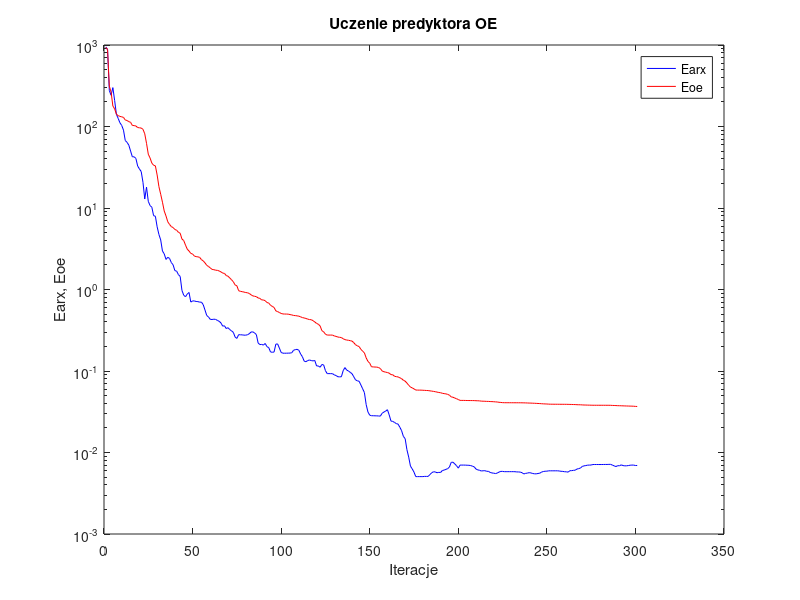
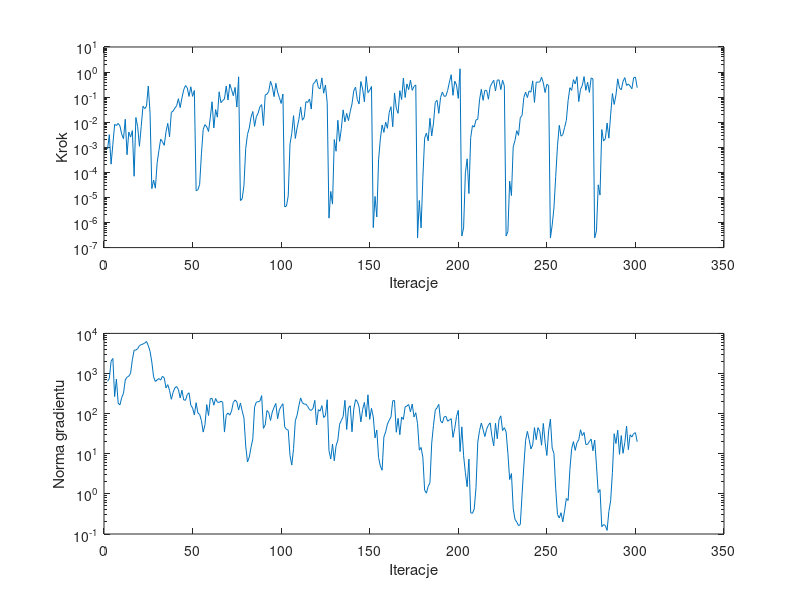

Reproduce these figures in MATLAB, in order.
%uczenie predyktora oe
clear all;
n=0; farx(n+1)=9.482188e+002; foe(n+1)=9.308344e+002; wspucz(n+1)=0.000000e+000; ng(n+1)=0.000000e+000;
%odnowa zmiennej metryki
n=1; farx(n+1)=8.802704e+002; foe(n+1)=8.831379e+002; krok(n+1)=8.528685e-004; ng(n+1)=6.431319e+002;
n=2; farx(n+1)=2.762104e+002; foe(n+1)=3.133307e+002; krok(n+1)=3.176507e-003; ng(n+1)=7.466725e+002;
n=3; farx(n+1)=2.419344e+002; foe(n+1)=2.645536e+002; krok(n+1)=2.125792e-004; ng(n+1)=2.020492e+003;
n=4; farx(n+1)=3.000747e+002; foe(n+1)=1.784079e+002; krok(n+1)=1.317301e-003; ng(n+1)=2.375561e+003;
n=5; farx(n+1)=2.088704e+002; foe(n+1)=1.646764e+002; krok(n+1)=8.202462e-003; ng(n+1)=2.661218e+002;
n=6; farx(n+1)=1.413522e+002; foe(n+1)=1.414926e+002; krok(n+1)=7.385876e-003; ng(n+1)=7.279628e+002;
n=7; farx(n+1)=1.255766e+002; foe(n+1)=1.359772e+002; krok(n+1)=8.966852e-003; ng(n+1)=1.817705e+002;
n=8; farx(n+1)=1.110376e+002; foe(n+1)=1.330410e+002; krok(n+1)=7.088910e-003; ng(n+1)=1.654122e+002;
n=9; farx(n+1)=1.030475e+002; foe(n+1)=1.314704e+002; krok(n+1)=3.303815e-003; ng(n+1)=2.516491e+002;
n=10; farx(n+1)=9.023246e+001; foe(n+1)=1.293278e+002; krok(n+1)=2.201622e-003; ng(n+1)=3.209206e+002;
n=11; farx(n+1)=6.729251e+001; foe(n+1)=1.202325e+002; krok(n+1)=1.309024e-002; ng(n+1)=6.899589e+002;
n=12; farx(n+1)=6.394980e+001; foe(n+1)=1.185054e+002; krok(n+1)=5.061965e-004; ng(n+1)=8.068366e+002;
n=13; farx(n+1)=5.904744e+001; foe(n+1)=1.147333e+002; krok(n+1)=4.077649e-003; ng(n+1)=8.617645e+002;
n=14; farx(n+1)=5.003536e+001; foe(n+1)=1.125916e+002; krok(n+1)=2.561707e-003; ng(n+1)=1.008954e+003;
n=15; farx(n+1)=4.246047e+001; foe(n+1)=1.030788e+002; krok(n+1)=4.609950e-003; ng(n+1)=2.191199e+003;
n=16; farx(n+1)=4.249493e+001; foe(n+1)=1.025950e+002; krok(n+1)=7.005353e-005; ng(n+1)=3.821452e+003;
n=17; farx(n+1)=4.056594e+001; foe(n+1)=1.014983e+002; krok(n+1)=1.542628e-002; ng(n+1)=3.836200e+003;
n=18; farx(n+1)=3.273629e+001; foe(n+1)=9.706764e+001; krok(n+1)=6.669234e-003; ng(n+1)=4.159964e+003;
n=19; farx(n+1)=3.013786e+001; foe(n+1)=9.648167e+001; krok(n+1)=1.093065e-003; ng(n+1)=4.938085e+003;
n=20; farx(n+1)=2.801912e+001; foe(n+1)=9.570008e+001; krok(n+1)=6.734730e-003; ng(n+1)=5.257556e+003;
n=21; farx(n+1)=2.067233e+001; foe(n+1)=9.244152e+001; krok(n+1)=4.346837e-002; ng(n+1)=5.428374e+003;
n=22; farx(n+1)=1.289626e+001; foe(n+1)=8.137902e+001; krok(n+1)=3.468850e-002; ng(n+1)=5.753614e+003;
n=23; farx(n+1)=1.802454e+001; foe(n+1)=6.220180e+001; krok(n+1)=4.346837e-002; ng(n+1)=6.292989e+003;
n=24; farx(n+1)=1.208017e+001; foe(n+1)=4.573669e+001; krok(n+1)=2.785378e-001; ng(n+1)=4.949061e+003;
n=25; farx(n+1)=1.070405e+001; foe(n+1)=4.108252e+001; krok(n+1)=2.254527e-002; ng(n+1)=3.571315e+003;
%odnowa zmiennej metryki
n=26; farx(n+1)=1.023290e+001; foe(n+1)=3.558278e+001; krok(n+1)=2.253084e-005; ng(n+1)=1.922082e+003;
n=27; farx(n+1)=8.050339e+000; foe(n+1)=3.347215e+001; krok(n+1)=4.888219e-005; ng(n+1)=8.256108e+002;
n=28; farx(n+1)=7.928239e+000; foe(n+1)=3.289151e+001; krok(n+1)=2.343658e-005; ng(n+1)=6.320964e+002;
n=29; farx(n+1)=5.874469e+000; foe(n+1)=2.540756e+001; krok(n+1)=2.390962e-004; ng(n+1)=6.922760e+002;
n=30; farx(n+1)=4.733067e+000; foe(n+1)=1.828693e+001; krok(n+1)=7.528887e-004; ng(n+1)=7.491011e+002;
n=31; farx(n+1)=4.058578e+000; foe(n+1)=1.475327e+001; krok(n+1)=2.110724e-003; ng(n+1)=6.838695e+002;
n=32; farx(n+1)=2.966459e+000; foe(n+1)=1.177866e+001; krok(n+1)=1.670300e-003; ng(n+1)=8.561995e+002;
n=33; farx(n+1)=2.736538e+000; foe(n+1)=9.181383e+000; krok(n+1)=1.194008e-003; ng(n+1)=7.735447e+002;
n=34; farx(n+1)=2.338457e+000; foe(n+1)=7.984847e+000; krok(n+1)=4.175393e-003; ng(n+1)=4.377271e+002;
n=35; farx(n+1)=2.486194e+000; foe(n+1)=6.774541e+000; krok(n+1)=9.010365e-003; ng(n+1)=5.279128e+002;
n=36; farx(n+1)=2.404259e+000; foe(n+1)=6.284228e+000; krok(n+1)=2.634602e-003; ng(n+1)=3.797369e+002;
n=37; farx(n+1)=2.142168e+000; foe(n+1)=5.911915e+000; krok(n+1)=2.452306e-002; ng(n+1)=2.283300e+002;
n=38; farx(n+1)=2.008948e+000; foe(n+1)=5.759026e+000; krok(n+1)=2.785422e-002; ng(n+1)=3.375711e+002;
n=39; farx(n+1)=1.704435e+000; foe(n+1)=5.448115e+000; krok(n+1)=3.633140e-002; ng(n+1)=4.371771e+002;
n=40; farx(n+1)=1.680809e+000; foe(n+1)=5.339277e+000; krok(n+1)=4.517978e-002; ng(n+1)=4.730350e+002;
n=41; farx(n+1)=1.523127e+000; foe(n+1)=5.035774e+000; krok(n+1)=8.662598e-002; ng(n+1)=3.994741e+002;
n=42; farx(n+1)=1.446667e+000; foe(n+1)=4.904494e+000; krok(n+1)=3.820826e-002; ng(n+1)=2.467863e+002;
n=43; farx(n+1)=9.749671e-001; foe(n+1)=4.159802e+000; krok(n+1)=9.327289e-002; ng(n+1)=3.838668e+002;
n=44; farx(n+1)=8.510896e-001; foe(n+1)=3.990541e+000; krok(n+1)=1.961845e-001; ng(n+1)=2.196771e+002;
n=45; farx(n+1)=8.150222e-001; foe(n+1)=3.508113e+000; krok(n+1)=2.894475e-001; ng(n+1)=2.156959e+002;
n=46; farx(n+1)=8.791774e-001; foe(n+1)=3.126362e+000; krok(n+1)=2.343012e-001; ng(n+1)=2.985551e+002;
n=47; farx(n+1)=9.199344e-001; foe(n+1)=2.965348e+000; krok(n+1)=1.067078e-001; ng(n+1)=3.310843e+002;
n=48; farx(n+1)=7.006593e-001; foe(n+1)=2.771870e+000; krok(n+1)=2.584327e-001; ng(n+1)=1.620821e+002;
n=49; farx(n+1)=7.242476e-001; foe(n+1)=2.728167e+000; krok(n+1)=1.071906e-001; ng(n+1)=1.386151e+002;
n=50; farx(n+1)=7.240375e-001; foe(n+1)=2.572695e+000; krok(n+1)=1.845727e-001; ng(n+1)=9.340730e+001;
%odnowa zmiennej metryki
n=51; farx(n+1)=7.129266e-001; foe(n+1)=2.531970e+000; krok(n+1)=1.854561e-005; ng(n+1)=1.871023e+002;
n=52; farx(n+1)=7.104824e-001; foe(n+1)=2.515063e+000; krok(n+1)=2.018691e-005; ng(n+1)=1.041046e+002;
n=53; farx(n+1)=6.990819e-001; foe(n+1)=2.478668e+000; krok(n+1)=3.351833e-005; ng(n+1)=9.499624e+001;
n=54; farx(n+1)=7.003974e-001; foe(n+1)=2.326113e+000; krok(n+1)=5.504055e-004; ng(n+1)=6.682303e+001;
n=55; farx(n+1)=6.521288e-001; foe(n+1)=2.245132e+000; krok(n+1)=5.208348e-003; ng(n+1)=3.469513e+001;
n=56; farx(n+1)=5.604471e-001; foe(n+1)=2.124051e+000; krok(n+1)=8.023134e-003; ng(n+1)=5.306687e+001;
n=57; farx(n+1)=4.795936e-001; foe(n+1)=1.979940e+000; krok(n+1)=6.528768e-003; ng(n+1)=1.674370e+002;
n=58; farx(n+1)=4.598323e-001; foe(n+1)=1.915248e+000; krok(n+1)=4.258262e-003; ng(n+1)=9.002762e+001;
n=59; farx(n+1)=4.300175e-001; foe(n+1)=1.841099e+000; krok(n+1)=1.503401e-002; ng(n+1)=2.367366e+002;
n=60; farx(n+1)=4.283508e-001; foe(n+1)=1.765407e+000; krok(n+1)=6.544743e-002; ng(n+1)=2.400069e+002;
n=61; farx(n+1)=4.323493e-001; foe(n+1)=1.751326e+000; krok(n+1)=5.924781e-003; ng(n+1)=1.626302e+002;
n=62; farx(n+1)=4.297933e-001; foe(n+1)=1.725387e+000; krok(n+1)=3.196395e-002; ng(n+1)=2.387805e+002;
n=63; farx(n+1)=4.176597e-001; foe(n+1)=1.717300e+000; krok(n+1)=1.589439e-002; ng(n+1)=1.935467e+002;
n=64; farx(n+1)=4.073162e-001; foe(n+1)=1.689751e+000; krok(n+1)=1.631115e-001; ng(n+1)=1.901536e+002;
n=65; farx(n+1)=3.891850e-001; foe(n+1)=1.645273e+000; krok(n+1)=6.013962e-002; ng(n+1)=2.035581e+002;
n=66; farx(n+1)=3.552582e-001; foe(n+1)=1.590009e+000; krok(n+1)=7.392724e-002; ng(n+1)=1.925375e+002;
n=67; farx(n+1)=3.590210e-001; foe(n+1)=1.576046e+000; krok(n+1)=8.452076e-002; ng(n+1)=3.473920e+001;
n=68; farx(n+1)=3.318343e-001; foe(n+1)=1.483952e+000; krok(n+1)=2.785378e-001; ng(n+1)=9.141905e+001;
n=69; farx(n+1)=3.400893e-001; foe(n+1)=1.455421e+000; krok(n+1)=7.689657e-002; ng(n+1)=1.037826e+002;
n=70; farx(n+1)=3.223461e-001; foe(n+1)=1.383604e+000; krok(n+1)=3.329123e-001; ng(n+1)=9.151254e+001;
n=71; farx(n+1)=3.105287e-001; foe(n+1)=1.317261e+000; krok(n+1)=1.981558e-001; ng(n+1)=1.161928e+002;
n=72; farx(n+1)=2.982658e-001; foe(n+1)=1.244764e+000; krok(n+1)=1.138873e-001; ng(n+1)=1.908935e+002;
n=73; farx(n+1)=2.614813e-001; foe(n+1)=1.138190e+000; krok(n+1)=2.442288e-001; ng(n+1)=2.187123e+002;
n=74; farx(n+1)=2.509334e-001; foe(n+1)=1.112202e+000; krok(n+1)=4.017657e-002; ng(n+1)=1.945583e+002;
n=75; farx(n+1)=2.792810e-001; foe(n+1)=9.672641e-001; krok(n+1)=6.455021e-001; ng(n+1)=1.229203e+002;
%odnowa zmiennej metryki
n=76; farx(n+1)=2.779594e-001; foe(n+1)=9.494209e-001; krok(n+1)=7.471755e-006; ng(n+1)=1.838766e+002;
n=77; farx(n+1)=2.777351e-001; foe(n+1)=9.410482e-001; krok(n+1)=8.829868e-006; ng(n+1)=1.168455e+002;
n=78; farx(n+1)=2.753417e-001; foe(n+1)=9.301161e-001; krok(n+1)=3.048993e-005; ng(n+1)=7.832265e+001;
n=79; farx(n+1)=2.752208e-001; foe(n+1)=9.178866e-001; krok(n+1)=8.989513e-004; ng(n+1)=1.564393e+001;
n=80; farx(n+1)=2.785560e-001; foe(n+1)=9.120810e-001; krok(n+1)=3.248447e-003; ng(n+1)=6.232993e+000;
n=81; farx(n+1)=2.865294e-001; foe(n+1)=8.941603e-001; krok(n+1)=5.852382e-003; ng(n+1)=8.207623e+000;
n=82; farx(n+1)=3.004824e-001; foe(n+1)=8.617149e-001; krok(n+1)=1.596372e-002; ng(n+1)=1.447888e+001;
n=83; farx(n+1)=3.024927e-001; foe(n+1)=8.356393e-001; krok(n+1)=2.667694e-002; ng(n+1)=2.345718e+001;
n=84; farx(n+1)=2.932222e-001; foe(n+1)=8.252909e-001; krok(n+1)=6.832794e-003; ng(n+1)=1.449838e+002;
n=85; farx(n+1)=2.798350e-001; foe(n+1)=8.171982e-001; krok(n+1)=1.650423e-002; ng(n+1)=1.944505e+002;
n=86; farx(n+1)=2.208827e-001; foe(n+1)=7.881363e-001; krok(n+1)=2.284436e-002; ng(n+1)=1.983328e+002;
n=87; farx(n+1)=2.108120e-001; foe(n+1)=7.778600e-001; krok(n+1)=4.152360e-002; ng(n+1)=2.046103e+002;
n=88; farx(n+1)=2.120609e-001; foe(n+1)=7.456664e-001; krok(n+1)=5.034993e-002; ng(n+1)=2.812994e+002;
n=89; farx(n+1)=2.079822e-001; foe(n+1)=7.439416e-001; krok(n+1)=7.409251e-003; ng(n+1)=4.287600e+001;
n=90; farx(n+1)=2.177034e-001; foe(n+1)=7.280507e-001; krok(n+1)=1.220211e-001; ng(n+1)=5.219491e+001;
n=91; farx(n+1)=1.988065e-001; foe(n+1)=6.917642e-001; krok(n+1)=1.306634e-001; ng(n+1)=1.196953e+002;
n=92; farx(n+1)=1.936144e-001; foe(n+1)=6.821645e-001; krok(n+1)=1.702433e-001; ng(n+1)=1.064215e+002;
n=93; farx(n+1)=1.713083e-001; foe(n+1)=6.402767e-001; krok(n+1)=4.279500e-001; ng(n+1)=6.767551e+001;
n=94; farx(n+1)=1.696952e-001; foe(n+1)=6.207861e-001; krok(n+1)=2.640812e-001; ng(n+1)=1.098005e+002;
n=95; farx(n+1)=1.709993e-001; foe(n+1)=6.021886e-001; krok(n+1)=1.046893e-001; ng(n+1)=1.437942e+002;
n=96; farx(n+1)=2.135532e-001; foe(n+1)=5.467704e-001; krok(n+1)=3.556863e-001; ng(n+1)=1.791684e+002;
n=97; farx(n+1)=2.150711e-001; foe(n+1)=5.356500e-001; krok(n+1)=1.600146e-001; ng(n+1)=7.450574e+001;
n=98; farx(n+1)=1.910055e-001; foe(n+1)=5.221057e-001; krok(n+1)=9.570725e-002; ng(n+1)=1.249101e+002;
n=99; farx(n+1)=1.689449e-001; foe(n+1)=5.086494e-001; krok(n+1)=5.598693e-002; ng(n+1)=1.519062e+002;
n=100; farx(n+1)=1.653054e-001; foe(n+1)=5.010895e-001; krok(n+1)=1.328156e-001; ng(n+1)=1.765338e+002;
%odnowa zmiennej metryki
n=101; farx(n+1)=1.653158e-001; foe(n+1)=5.001416e-001; krok(n+1)=4.211819e-006; ng(n+1)=4.709428e+001;
n=102; farx(n+1)=1.653816e-001; foe(n+1)=4.996117e-001; krok(n+1)=4.531308e-006; ng(n+1)=4.045782e+001;
n=103; farx(n+1)=1.656839e-001; foe(n+1)=4.984254e-001; krok(n+1)=1.161317e-005; ng(n+1)=3.880658e+001;
n=104; farx(n+1)=1.658843e-001; foe(n+1)=4.923150e-001; krok(n+1)=1.350546e-003; ng(n+1)=9.024555e+000;
n=105; farx(n+1)=1.675580e-001; foe(n+1)=4.878647e-001; krok(n+1)=3.572501e-003; ng(n+1)=5.218738e+000;
n=106; farx(n+1)=1.796595e-001; foe(n+1)=4.804278e-001; krok(n+1)=1.829287e-002; ng(n+1)=1.347689e+001;
n=107; farx(n+1)=1.829622e-001; foe(n+1)=4.784039e-001; krok(n+1)=2.254782e-003; ng(n+1)=6.629116e+001;
n=108; farx(n+1)=1.844790e-001; foe(n+1)=4.749477e-001; krok(n+1)=5.945944e-003; ng(n+1)=9.148758e+001;
n=109; farx(n+1)=1.795994e-001; foe(n+1)=4.705029e-001; krok(n+1)=1.290032e-002; ng(n+1)=1.559602e+002;
n=110; farx(n+1)=1.615466e-001; foe(n+1)=4.619716e-001; krok(n+1)=4.076532e-002; ng(n+1)=2.468215e+002;
n=111; farx(n+1)=1.496793e-001; foe(n+1)=4.521924e-001; krok(n+1)=1.199953e-002; ng(n+1)=1.874523e+002;
n=112; farx(n+1)=1.320839e-001; foe(n+1)=4.475625e-001; krok(n+1)=1.540867e-002; ng(n+1)=1.727323e+002;
n=113; farx(n+1)=1.300078e-001; foe(n+1)=4.411103e-001; krok(n+1)=6.601690e-002; ng(n+1)=1.722590e+002;
n=114; farx(n+1)=1.344292e-001; foe(n+1)=4.332123e-001; krok(n+1)=6.153853e-002; ng(n+1)=1.503010e+002;
n=115; farx(n+1)=1.364572e-001; foe(n+1)=4.278671e-001; krok(n+1)=8.430727e-002; ng(n+1)=1.260518e+002;
n=116; farx(n+1)=1.343474e-001; foe(n+1)=4.259104e-001; krok(n+1)=3.339713e-002; ng(n+1)=1.198585e+002;
n=117; farx(n+1)=1.329338e-001; foe(n+1)=4.147083e-001; krok(n+1)=3.262230e-001; ng(n+1)=1.357508e+002;
n=118; farx(n+1)=1.345989e-001; foe(n+1)=3.995615e-001; krok(n+1)=3.870680e-001; ng(n+1)=2.144242e+002;
n=119; farx(n+1)=1.153330e-001; foe(n+1)=3.836829e-001; krok(n+1)=5.191100e-001; ng(n+1)=5.269310e+001;
n=120; farx(n+1)=1.154131e-001; foe(n+1)=3.746797e-001; krok(n+1)=2.405585e-001; ng(n+1)=1.261265e+002;
n=121; farx(n+1)=1.111888e-001; foe(n+1)=3.571475e-001; krok(n+1)=2.155114e-001; ng(n+1)=1.158979e+002;
n=122; farx(n+1)=1.201933e-001; foe(n+1)=3.123997e-001; krok(n+1)=5.857742e-001; ng(n+1)=1.581312e+002;
n=123; farx(n+1)=1.187308e-001; foe(n+1)=3.028298e-001; krok(n+1)=1.431710e-001; ng(n+1)=8.007289e+001;
n=124; farx(n+1)=1.009783e-001; foe(n+1)=2.827372e-001; krok(n+1)=3.054682e-001; ng(n+1)=8.962935e+001;
n=125; farx(n+1)=9.286869e-002; foe(n+1)=2.759926e-001; krok(n+1)=5.983917e-002; ng(n+1)=2.216580e+002;
%odnowa zmiennej metryki
n=126; farx(n+1)=9.286816e-002; foe(n+1)=2.759779e-001; krok(n+1)=1.499998e-006; ng(n+1)=1.197838e+001;
n=127; farx(n+1)=9.281859e-002; foe(n+1)=2.759189e-001; krok(n+1)=1.738167e-005; ng(n+1)=7.403444e+000;
n=128; farx(n+1)=9.274808e-002; foe(n+1)=2.758339e-001; krok(n+1)=5.413203e-006; ng(n+1)=1.754293e+001;
n=129; farx(n+1)=8.960241e-002; foe(n+1)=2.692831e-001; krok(n+1)=2.032662e-003; ng(n+1)=6.681673e+000;
n=130; farx(n+1)=8.800393e-002; foe(n+1)=2.659265e-001; krok(n+1)=6.946998e-004; ng(n+1)=1.575365e+001;
n=131; farx(n+1)=8.507874e-002; foe(n+1)=2.610557e-001; krok(n+1)=1.192345e-002; ng(n+1)=2.190822e+001;
n=132; farx(n+1)=8.474515e-002; foe(n+1)=2.590953e-001; krok(n+1)=1.721118e-003; ng(n+1)=5.420933e+001;
n=133; farx(n+1)=8.504359e-002; foe(n+1)=2.573115e-001; krok(n+1)=5.711090e-003; ng(n+1)=6.795321e+001;
n=134; farx(n+1)=1.007882e-001; foe(n+1)=2.488706e-001; krok(n+1)=3.107405e-002; ng(n+1)=8.518730e+001;
n=135; farx(n+1)=1.101919e-001; foe(n+1)=2.428036e-001; krok(n+1)=1.033570e-002; ng(n+1)=2.149847e+002;
n=136; farx(n+1)=1.026160e-001; foe(n+1)=2.397593e-001; krok(n+1)=2.252562e-002; ng(n+1)=4.023944e+001;
n=137; farx(n+1)=1.001156e-001; foe(n+1)=2.382791e-001; krok(n+1)=1.159819e-002; ng(n+1)=1.394220e+002;
n=138; farx(n+1)=9.622950e-002; foe(n+1)=2.356125e-001; krok(n+1)=2.672451e-002; ng(n+1)=1.572774e+002;
n=139; farx(n+1)=9.272677e-002; foe(n+1)=2.328021e-001; krok(n+1)=5.382558e-002; ng(n+1)=3.533751e+001;
n=140; farx(n+1)=8.495024e-002; foe(n+1)=2.228532e-001; krok(n+1)=1.807191e-001; ng(n+1)=1.301299e+002;
n=141; farx(n+1)=7.786650e-002; foe(n+1)=2.099921e-001; krok(n+1)=2.503681e-001; ng(n+1)=2.229389e+002;
n=142; farx(n+1)=7.571711e-002; foe(n+1)=2.037224e-001; krok(n+1)=8.000730e-002; ng(n+1)=2.016844e+002;
n=143; farx(n+1)=7.492137e-002; foe(n+1)=1.995092e-001; krok(n+1)=5.382558e-002; ng(n+1)=1.475775e+002;
n=144; farx(n+1)=6.749074e-002; foe(n+1)=1.847232e-001; krok(n+1)=4.188592e-001; ng(n+1)=6.210752e+001;
n=145; farx(n+1)=6.060954e-002; foe(n+1)=1.752287e-001; krok(n+1)=2.114442e-001; ng(n+1)=1.269077e+002;
n=146; farx(n+1)=5.442611e-002; foe(n+1)=1.668036e-001; krok(n+1)=6.476740e-002; ng(n+1)=1.906938e+002;
n=147; farx(n+1)=3.869788e-002; foe(n+1)=1.449461e-001; krok(n+1)=6.653319e-001; ng(n+1)=8.392456e+001;
n=148; farx(n+1)=3.143715e-002; foe(n+1)=1.312114e-001; krok(n+1)=1.508553e-001; ng(n+1)=2.943624e+002;
n=149; farx(n+1)=2.872483e-002; foe(n+1)=1.246858e-001; krok(n+1)=1.886278e-001; ng(n+1)=7.204489e+001;
n=150; farx(n+1)=2.827258e-002; foe(n+1)=1.126583e-001; krok(n+1)=2.658984e-001; ng(n+1)=1.356038e+002;
%odnowa zmiennej metryki
n=151; farx(n+1)=2.826941e-002; foe(n+1)=1.122756e-001; krok(n+1)=6.272198e-007; ng(n+1)=8.278115e+001;
n=152; farx(n+1)=2.819814e-002; foe(n+1)=1.118238e-001; krok(n+1)=1.095376e-005; ng(n+1)=2.485133e+001;
n=153; farx(n+1)=2.816561e-002; foe(n+1)=1.116646e-001; krok(n+1)=1.666892e-006; ng(n+1)=3.906747e+001;
n=154; farx(n+1)=2.807195e-002; foe(n+1)=1.102886e-001; krok(n+1)=3.149159e-004; ng(n+1)=8.072614e+000;
n=155; farx(n+1)=2.795990e-002; foe(n+1)=1.072546e-001; krok(n+1)=2.145173e-003; ng(n+1)=4.960958e+000;
n=156; farx(n+1)=3.025980e-002; foe(n+1)=1.001858e-001; krok(n+1)=7.741423e-003; ng(n+1)=3.894061e+000;
n=157; farx(n+1)=3.135639e-002; foe(n+1)=9.801953e-002; krok(n+1)=3.938450e-003; ng(n+1)=2.648945e+001;
n=158; farx(n+1)=3.222728e-002; foe(n+1)=9.677134e-002; krok(n+1)=1.004449e-002; ng(n+1)=3.507198e+001;
n=159; farx(n+1)=3.350828e-002; foe(n+1)=9.578201e-002; krok(n+1)=5.711090e-003; ng(n+1)=5.527246e+001;
n=160; farx(n+1)=2.891244e-002; foe(n+1)=9.411744e-002; krok(n+1)=2.440235e-002; ng(n+1)=6.810886e+001;
n=161; farx(n+1)=2.431350e-002; foe(n+1)=9.025677e-002; krok(n+1)=4.149438e-002; ng(n+1)=8.279528e+001;
n=162; farx(n+1)=2.408123e-002; foe(n+1)=8.997428e-002; krok(n+1)=6.607631e-003; ng(n+1)=2.092208e+002;
n=163; farx(n+1)=2.338568e-002; foe(n+1)=8.614831e-002; krok(n+1)=1.467726e-001; ng(n+1)=2.123623e+002;
n=164; farx(n+1)=2.263587e-002; foe(n+1)=8.522184e-002; krok(n+1)=3.616714e-002; ng(n+1)=3.439690e+001;
n=165; farx(n+1)=2.230010e-002; foe(n+1)=8.465134e-002; krok(n+1)=2.254943e-002; ng(n+1)=7.653007e+001;
n=166; farx(n+1)=2.042307e-002; foe(n+1)=8.258595e-002; krok(n+1)=1.807191e-001; ng(n+1)=2.977869e+001;
n=167; farx(n+1)=1.852909e-002; foe(n+1)=8.057000e-002; krok(n+1)=8.035313e-002; ng(n+1)=8.248817e+001;
n=168; farx(n+1)=1.576613e-002; foe(n+1)=7.699076e-002; krok(n+1)=5.766634e-001; ng(n+1)=7.167595e+001;
n=169; farx(n+1)=1.480104e-002; foe(n+1)=7.511980e-002; krok(n+1)=9.656284e-002; ng(n+1)=1.476605e+002;
n=170; farx(n+1)=1.082730e-002; foe(n+1)=7.113002e-002; krok(n+1)=3.372291e-001; ng(n+1)=1.547556e+002;
n=171; farx(n+1)=8.783445e-003; foe(n+1)=6.692733e-002; krok(n+1)=1.992696e-001; ng(n+1)=1.686421e+002;
n=172; farx(n+1)=6.801908e-003; foe(n+1)=6.346498e-002; krok(n+1)=4.756263e-001; ng(n+1)=1.108549e+002;
n=173; farx(n+1)=6.296506e-003; foe(n+1)=6.210958e-002; krok(n+1)=1.865388e-001; ng(n+1)=1.733637e+002;
n=174; farx(n+1)=5.734701e-003; foe(n+1)=6.032674e-002; krok(n+1)=2.682636e-001; ng(n+1)=8.239857e+001;
n=175; farx(n+1)=5.060585e-003; foe(n+1)=5.838541e-002; krok(n+1)=3.047347e-001; ng(n+1)=1.054779e+002;
%odnowa zmiennej metryki
n=176; farx(n+1)=5.060266e-003; foe(n+1)=5.832046e-002; krok(n+1)=2.405806e-007; ng(n+1)=5.636274e+001;
n=177; farx(n+1)=5.061065e-003; foe(n+1)=5.825523e-002; krok(n+1)=7.559406e-006; ng(n+1)=1.231591e+001;
n=178; farx(n+1)=5.060929e-003; foe(n+1)=5.824603e-002; krok(n+1)=6.104072e-007; ng(n+1)=1.436602e+001;
n=179; farx(n+1)=5.060165e-003; foe(n+1)=5.804166e-002; krok(n+1)=6.110557e-005; ng(n+1)=8.178569e+000;
n=180; farx(n+1)=5.094093e-003; foe(n+1)=5.787469e-002; krok(n+1)=2.314595e-003; ng(n+1)=1.232535e+000;
n=181; farx(n+1)=5.088291e-003; foe(n+1)=5.767692e-002; krok(n+1)=3.683227e-003; ng(n+1)=1.041443e+000;
n=182; farx(n+1)=5.092068e-003; foe(n+1)=5.755087e-002; krok(n+1)=1.810600e-003; ng(n+1)=1.539834e+000;
n=183; farx(n+1)=5.367224e-003; foe(n+1)=5.705980e-002; krok(n+1)=1.433719e-002; ng(n+1)=1.895088e+000;
n=184; farx(n+1)=5.643421e-003; foe(n+1)=5.666994e-002; krok(n+1)=2.840497e-003; ng(n+1)=1.843390e+001;
n=185; farx(n+1)=5.801723e-003; foe(n+1)=5.622283e-002; krok(n+1)=9.267996e-003; ng(n+1)=5.123320e+001;
n=186; farx(n+1)=5.774670e-003; foe(n+1)=5.573522e-002; krok(n+1)=6.173004e-002; ng(n+1)=1.218875e+002;
n=187; farx(n+1)=5.647545e-003; foe(n+1)=5.511331e-002; krok(n+1)=7.475647e-002; ng(n+1)=1.403700e+002;
n=188; farx(n+1)=5.705339e-003; foe(n+1)=5.449357e-002; krok(n+1)=2.254004e-002; ng(n+1)=1.703436e+002;
n=189; farx(n+1)=5.686094e-003; foe(n+1)=5.417110e-002; krok(n+1)=9.760941e-002; ng(n+1)=6.531393e+001;
n=190; farx(n+1)=6.011716e-003; foe(n+1)=5.326329e-002; krok(n+1)=1.590303e-001; ng(n+1)=5.838090e+001;
n=191; farx(n+1)=6.081657e-003; foe(n+1)=5.280827e-002; krok(n+1)=1.079740e-001; ng(n+1)=8.269293e+001;
n=192; farx(n+1)=6.210549e-003; foe(n+1)=5.240849e-002; krok(n+1)=1.096649e-001; ng(n+1)=8.573494e+001;
n=193; farx(n+1)=6.335319e-003; foe(n+1)=5.170137e-002; krok(n+1)=1.865458e-001; ng(n+1)=6.463209e+001;
n=194; farx(n+1)=6.629548e-003; foe(n+1)=5.051615e-002; krok(n+1)=4.004429e-001; ng(n+1)=6.948786e+001;
n=195; farx(n+1)=7.568964e-003; foe(n+1)=4.814502e-002; krok(n+1)=7.847380e-001; ng(n+1)=7.495619e+001;
n=196; farx(n+1)=7.608691e-003; foe(n+1)=4.764613e-002; krok(n+1)=1.183650e-001; ng(n+1)=2.558922e+001;
n=197; farx(n+1)=7.247079e-003; foe(n+1)=4.657613e-002; krok(n+1)=4.329486e-001; ng(n+1)=4.263845e+001;
n=198; farx(n+1)=6.891908e-003; foe(n+1)=4.570811e-002; krok(n+1)=3.054682e-001; ng(n+1)=8.510793e+001;
n=199; farx(n+1)=6.428314e-003; foe(n+1)=4.469228e-002; krok(n+1)=8.892157e-002; ng(n+1)=1.206661e+002;
n=200; farx(n+1)=7.008605e-003; foe(n+1)=4.360740e-002; krok(n+1)=1.349819e+000; ng(n+1)=1.132674e+001;
%odnowa zmiennej metryki
n=201; farx(n+1)=7.008069e-003; foe(n+1)=4.357042e-002; krok(n+1)=2.891190e-007; ng(n+1)=4.681633e+001;
n=202; farx(n+1)=7.008039e-003; foe(n+1)=4.356803e-002; krok(n+1)=6.107947e-007; ng(n+1)=8.888058e+000;
n=203; farx(n+1)=7.001262e-003; foe(n+1)=4.350275e-002; krok(n+1)=9.579321e-005; ng(n+1)=3.380522e+000;
n=204; farx(n+1)=6.979872e-003; foe(n+1)=4.345218e-002; krok(n+1)=3.467612e-004; ng(n+1)=1.512082e+000;
n=205; farx(n+1)=6.966163e-003; foe(n+1)=4.341079e-002; krok(n+1)=1.430061e-005; ng(n+1)=7.331920e+000;
n=206; farx(n+1)=6.914101e-003; foe(n+1)=4.339659e-002; krok(n+1)=2.437335e-003; ng(n+1)=3.379762e-001;
n=207; farx(n+1)=6.794446e-003; foe(n+1)=4.336466e-002; krok(n+1)=7.321912e-003; ng(n+1)=3.280525e-001;
n=208; farx(n+1)=6.662157e-003; foe(n+1)=4.333529e-002; krok(n+1)=6.380132e-003; ng(n+1)=4.218294e-001;
n=209; farx(n+1)=6.268064e-003; foe(n+1)=4.318384e-002; krok(n+1)=1.238677e-002; ng(n+1)=1.425596e+000;
n=210; farx(n+1)=6.117554e-003; foe(n+1)=4.312601e-002; krok(n+1)=1.305012e-002; ng(n+1)=1.944156e+001;
n=211; farx(n+1)=6.056448e-003; foe(n+1)=4.300864e-002; krok(n+1)=7.808311e-002; ng(n+1)=3.811730e+001;
n=212; farx(n+1)=5.931011e-003; foe(n+1)=4.267285e-002; krok(n+1)=2.052609e-001; ng(n+1)=5.834265e+001;
n=213; farx(n+1)=5.969923e-003; foe(n+1)=4.261152e-002; krok(n+1)=7.468693e-002; ng(n+1)=4.013048e+001;
n=214; farx(n+1)=5.985030e-003; foe(n+1)=4.252546e-002; krok(n+1)=1.865458e-001; ng(n+1)=2.688703e+001;
n=215; farx(n+1)=5.879424e-003; foe(n+1)=4.238621e-002; krok(n+1)=1.845727e-001; ng(n+1)=4.090006e+001;
n=216; farx(n+1)=5.872364e-003; foe(n+1)=4.236284e-002; krok(n+1)=8.268560e-002; ng(n+1)=5.199609e+001;
n=217; farx(n+1)=5.696623e-003; foe(n+1)=4.219636e-002; krok(n+1)=2.577175e-001; ng(n+1)=5.890622e+001;
n=218; farx(n+1)=5.608543e-003; foe(n+1)=4.211734e-002; krok(n+1)=3.589327e-001; ng(n+1)=2.694622e+001;
n=219; farx(n+1)=5.575653e-003; foe(n+1)=4.198595e-002; krok(n+1)=4.714530e-001; ng(n+1)=1.578020e+001;
n=220; farx(n+1)=5.519326e-003; foe(n+1)=4.179720e-002; krok(n+1)=1.755320e-001; ng(n+1)=5.753522e+001;
n=221; farx(n+1)=5.591704e-003; foe(n+1)=4.166860e-002; krok(n+1)=4.763389e-001; ng(n+1)=2.370641e+001;
n=222; farx(n+1)=5.752670e-003; foe(n+1)=4.130688e-002; krok(n+1)=4.880844e-001; ng(n+1)=7.070642e+001;
n=223; farx(n+1)=5.864086e-003; foe(n+1)=4.113930e-002; krok(n+1)=1.992696e-001; ng(n+1)=8.812700e+001;
n=224; farx(n+1)=5.864024e-003; foe(n+1)=4.091206e-002; krok(n+1)=4.726961e-001; ng(n+1)=3.792816e+001;
n=225; farx(n+1)=5.819116e-003; foe(n+1)=4.083860e-002; krok(n+1)=2.818076e-001; ng(n+1)=4.465015e+001;
%odnowa zmiennej metryki
n=226; farx(n+1)=5.819294e-003; foe(n+1)=4.081875e-002; krok(n+1)=2.892097e-007; ng(n+1)=3.491531e+001;
n=227; farx(n+1)=5.819233e-003; foe(n+1)=4.081628e-002; krok(n+1)=4.428782e-007; ng(n+1)=1.022960e+001;
n=228; farx(n+1)=5.820367e-003; foe(n+1)=4.080366e-002; krok(n+1)=4.461789e-005; ng(n+1)=2.276139e+000;
n=229; farx(n+1)=5.820290e-003; foe(n+1)=4.079615e-002; krok(n+1)=1.191391e-005; ng(n+1)=3.212140e+000;
n=230; farx(n+1)=5.821764e-003; foe(n+1)=4.078294e-002; krok(n+1)=1.045351e-003; ng(n+1)=4.383883e-001;
n=231; farx(n+1)=5.814358e-003; foe(n+1)=4.077761e-002; krok(n+1)=1.846469e-003; ng(n+1)=2.318913e-001;
n=232; farx(n+1)=5.775313e-003; foe(n+1)=4.076806e-002; krok(n+1)=4.620452e-003; ng(n+1)=1.989006e-001;
n=233; farx(n+1)=5.776071e-003; foe(n+1)=4.076376e-002; krok(n+1)=2.990450e-003; ng(n+1)=1.616794e-001;
n=234; farx(n+1)=5.745323e-003; foe(n+1)=4.074505e-002; krok(n+1)=1.517118e-002; ng(n+1)=1.722830e-001;
n=235; farx(n+1)=5.650191e-003; foe(n+1)=4.071777e-002; krok(n+1)=1.851676e-002; ng(n+1)=9.639726e-001;
n=236; farx(n+1)=5.455453e-003; foe(n+1)=4.067066e-002; krok(n+1)=9.714883e-002; ng(n+1)=4.961438e+000;
n=237; farx(n+1)=5.545051e-003; foe(n+1)=4.061025e-002; krok(n+1)=1.586161e-001; ng(n+1)=2.160878e+001;
n=238; farx(n+1)=5.587135e-003; foe(n+1)=4.052781e-002; krok(n+1)=9.636975e-002; ng(n+1)=3.614291e+001;
n=239; farx(n+1)=5.658035e-003; foe(n+1)=4.042486e-002; krok(n+1)=1.778431e-001; ng(n+1)=2.266305e+001;
n=240; farx(n+1)=5.618011e-003; foe(n+1)=4.037629e-002; krok(n+1)=1.569501e-001; ng(n+1)=1.322340e+001;
n=241; farx(n+1)=5.524460e-003; foe(n+1)=4.026402e-002; krok(n+1)=4.456675e-001; ng(n+1)=1.661687e+001;
n=242; farx(n+1)=5.482266e-003; foe(n+1)=4.019372e-002; krok(n+1)=6.153853e-002; ng(n+1)=4.486253e+001;
n=243; farx(n+1)=5.470580e-003; foe(n+1)=4.006721e-002; krok(n+1)=3.963116e-001; ng(n+1)=2.252365e+001;
n=244; farx(n+1)=5.529812e-003; foe(n+1)=3.996447e-002; krok(n+1)=3.963116e-001; ng(n+1)=4.481465e+001;
n=245; farx(n+1)=5.572297e-003; foe(n+1)=3.984431e-002; krok(n+1)=4.013589e-001; ng(n+1)=3.625483e+001;
n=246; farx(n+1)=5.750104e-003; foe(n+1)=3.967785e-002; krok(n+1)=6.228822e-001; ng(n+1)=1.632069e+001;
n=247; farx(n+1)=5.841688e-003; foe(n+1)=3.953856e-002; krok(n+1)=3.691454e-001; ng(n+1)=5.689124e+001;
n=248; farx(n+1)=5.891548e-003; foe(n+1)=3.945729e-002; krok(n+1)=1.527341e-001; ng(n+1)=1.930002e+001;
n=249; farx(n+1)=5.899882e-003; foe(n+1)=3.937020e-002; krok(n+1)=3.238984e-001; ng(n+1)=9.067320e+000;
n=250; farx(n+1)=5.961601e-003; foe(n+1)=3.922616e-002; krok(n+1)=2.869393e-001; ng(n+1)=3.723684e+001;
%odnowa zmiennej metryki
n=251; farx(n+1)=5.961948e-003; foe(n+1)=3.914132e-002; krok(n+1)=2.405806e-007; ng(n+1)=7.287167e+001;
n=252; farx(n+1)=5.961783e-003; foe(n+1)=3.913130e-002; krok(n+1)=7.812801e-007; ng(n+1)=1.383574e+001;
n=253; farx(n+1)=5.961725e-003; foe(n+1)=3.909942e-002; krok(n+1)=3.820315e-006; ng(n+1)=1.016222e+001;
n=254; farx(n+1)=5.962473e-003; foe(n+1)=3.909348e-002; krok(n+1)=6.952670e-005; ng(n+1)=1.339599e+000;
n=255; farx(n+1)=5.962355e-003; foe(n+1)=3.908824e-002; krok(n+1)=1.151653e-003; ng(n+1)=3.051574e-001;
n=256; farx(n+1)=5.933370e-003; foe(n+1)=3.906770e-002; krok(n+1)=7.505960e-003; ng(n+1)=2.505804e-001;
n=257; farx(n+1)=5.878778e-003; foe(n+1)=3.904631e-002; krok(n+1)=2.778799e-003; ng(n+1)=3.393385e-001;
n=258; farx(n+1)=5.866690e-003; foe(n+1)=3.903685e-002; krok(n+1)=3.174920e-003; ng(n+1)=2.014466e-001;
n=259; farx(n+1)=5.807439e-003; foe(n+1)=3.901928e-002; krok(n+1)=6.192369e-003; ng(n+1)=3.777515e-001;
n=260; farx(n+1)=5.800436e-003; foe(n+1)=3.901078e-002; krok(n+1)=1.178411e-002; ng(n+1)=7.682429e-001;
n=261; farx(n+1)=5.743669e-003; foe(n+1)=3.896731e-002; krok(n+1)=7.340057e-002; ng(n+1)=6.845705e-001;
n=262; farx(n+1)=5.983303e-003; foe(n+1)=3.889769e-002; krok(n+1)=2.378132e-001; ng(n+1)=4.070512e+000;
n=263; farx(n+1)=5.987217e-003; foe(n+1)=3.885397e-002; krok(n+1)=1.856523e-001; ng(n+1)=1.347503e+001;
n=264; farx(n+1)=6.045203e-003; foe(n+1)=3.878094e-002; krok(n+1)=4.995470e-001; ng(n+1)=2.009396e+001;
n=265; farx(n+1)=6.066693e-003; foe(n+1)=3.874698e-002; krok(n+1)=3.372291e-001; ng(n+1)=1.215532e+001;
n=266; farx(n+1)=6.269439e-003; foe(n+1)=3.858395e-002; krok(n+1)=6.537835e-001; ng(n+1)=1.892048e+001;
n=267; farx(n+1)=6.342108e-003; foe(n+1)=3.854759e-002; krok(n+1)=6.640781e-002; ng(n+1)=2.225068e+001;
n=268; farx(n+1)=6.455651e-003; foe(n+1)=3.849761e-002; krok(n+1)=2.039901e-001; ng(n+1)=3.965588e+001;
n=269; farx(n+1)=6.746171e-003; foe(n+1)=3.836761e-002; krok(n+1)=2.905057e-001; ng(n+1)=2.824398e+001;
n=270; farx(n+1)=6.858945e-003; foe(n+1)=3.826289e-002; krok(n+1)=6.608354e-001; ng(n+1)=3.394796e+001;
n=271; farx(n+1)=6.912210e-003; foe(n+1)=3.822407e-002; krok(n+1)=1.872762e-001; ng(n+1)=1.699298e+001;
n=272; farx(n+1)=6.998841e-003; foe(n+1)=3.813967e-002; krok(n+1)=3.963116e-001; ng(n+1)=1.716591e+001;
n=273; farx(n+1)=7.007485e-003; foe(n+1)=3.812238e-002; krok(n+1)=1.545805e-001; ng(n+1)=2.023513e+001;
n=274; farx(n+1)=7.022187e-003; foe(n+1)=3.805002e-002; krok(n+1)=5.821767e-001; ng(n+1)=2.321285e+001;
n=275; farx(n+1)=7.122684e-003; foe(n+1)=3.800680e-002; krok(n+1)=5.355876e-001; ng(n+1)=1.191482e+001;
%odnowa zmiennej metryki
n=276; farx(n+1)=7.122323e-003; foe(n+1)=3.799291e-002; krok(n+1)=2.444327e-007; ng(n+1)=2.201157e+001;
n=277; farx(n+1)=7.122287e-003; foe(n+1)=3.799197e-002; krok(n+1)=4.650233e-007; ng(n+1)=5.179382e+000;
n=278; farx(n+1)=7.122076e-003; foe(n+1)=3.799021e-002; krok(n+1)=3.187963e-005; ng(n+1)=1.070625e+000;
n=279; farx(n+1)=7.121642e-003; foe(n+1)=3.798905e-002; krok(n+1)=1.246120e-005; ng(n+1)=1.285305e+000;
n=280; farx(n+1)=7.121130e-003; foe(n+1)=3.798192e-002; krok(n+1)=5.095665e-003; ng(n+1)=1.519127e-001;
n=281; farx(n+1)=7.129791e-003; foe(n+1)=3.797881e-002; krok(n+1)=1.772025e-003; ng(n+1)=1.719815e-001;
n=282; farx(n+1)=7.135048e-003; foe(n+1)=3.797584e-002; krok(n+1)=2.186130e-003; ng(n+1)=1.634530e-001;
n=283; farx(n+1)=7.132286e-003; foe(n+1)=3.796699e-002; krok(n+1)=9.289554e-003; ng(n+1)=1.230825e-001;
n=284; farx(n+1)=7.147744e-003; foe(n+1)=3.795835e-002; krok(n+1)=2.316587e-003; ng(n+1)=3.658243e-001;
n=285; farx(n+1)=7.161657e-003; foe(n+1)=3.793671e-002; krok(n+1)=1.960421e-002; ng(n+1)=6.712048e-001;
n=286; farx(n+1)=7.000633e-003; foe(n+1)=3.780818e-002; krok(n+1)=1.392836e-001; ng(n+1)=3.403652e+000;
n=287; farx(n+1)=6.860468e-003; foe(n+1)=3.774642e-002; krok(n+1)=5.112424e-002; ng(n+1)=3.156919e+001;
n=288; farx(n+1)=6.718638e-003; foe(n+1)=3.766144e-002; krok(n+1)=1.200480e-001; ng(n+1)=1.797530e+001;
n=289; farx(n+1)=6.897957e-003; foe(n+1)=3.753886e-002; krok(n+1)=5.360036e-001; ng(n+1)=3.865695e+001;
n=290; farx(n+1)=6.870257e-003; foe(n+1)=3.750581e-002; krok(n+1)=2.317569e-001; ng(n+1)=9.670258e+000;
n=291; farx(n+1)=7.054292e-003; foe(n+1)=3.743892e-002; krok(n+1)=1.961845e-001; ng(n+1)=2.843947e+001;
n=292; farx(n+1)=6.913731e-003; foe(n+1)=3.736085e-002; krok(n+1)=4.228884e-001; ng(n+1)=1.027547e+001;
n=293; farx(n+1)=6.860969e-003; foe(n+1)=3.728921e-002; krok(n+1)=5.989693e-001; ng(n+1)=1.888394e+001;
n=294; farx(n+1)=6.866975e-003; foe(n+1)=3.721369e-002; krok(n+1)=2.902112e-001; ng(n+1)=4.900784e+001;
n=295; farx(n+1)=6.917606e-003; foe(n+1)=3.716810e-002; krok(n+1)=3.372291e-001; ng(n+1)=1.268904e+001;
n=296; farx(n+1)=6.982522e-003; foe(n+1)=3.709063e-002; krok(n+1)=2.760258e-001; ng(n+1)=2.987126e+001;
n=297; farx(n+1)=7.011283e-003; foe(n+1)=3.705029e-002; krok(n+1)=2.153023e-001; ng(n+1)=2.611384e+001;
n=298; farx(n+1)=7.003226e-003; foe(n+1)=3.695777e-002; krok(n+1)=5.951867e-001; ng(n+1)=3.190229e+001;
n=299; farx(n+1)=6.927172e-003; foe(n+1)=3.678948e-002; krok(n+1)=6.278005e-001; ng(n+1)=3.354573e+001;
n=300; farx(n+1)=6.930856e-003; foe(n+1)=3.670943e-002; krok(n+1)=2.382113e-001; ng(n+1)=1.993904e+001;

figure; semilogy(farx,'b'); hold on; semilogy(foe,'r'); xlabel('Iteracje'); ylabel('Earx, Eoe'); legend('Earx','Eoe'); title('Uczenie predyktora OE');
figure; subplot(2,1,1); semilogy(krok); xlabel('Iteracje'); ylabel('Krok');
subplot(2,1,2); semilogy(ng); xlabel('Iteracje'); ylabel('Norma gradientu');
Earx=farx(n+1)
Eoe=foe(n+1)
